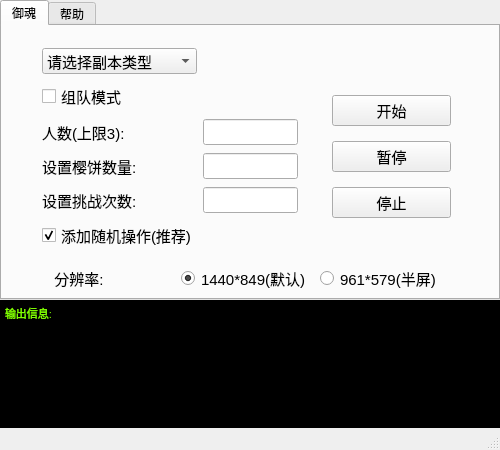
<?xml version="1.0" encoding="UTF-8"?>
<ui version="4.0">
 <class>MainWindow</class>
 <widget class="QMainWindow" name="MainWindow">
  <property name="geometry">
   <rect>
    <x>0</x>
    <y>0</y>
    <width>500</width>
    <height>450</height>
   </rect>
  </property>
  <property name="windowTitle">
   <string>MainWindow</string>
  </property>
  <widget class="QWidget" name="centralwidget">
   <widget class="QTabWidget" name="pages">
    <property name="geometry">
     <rect>
      <x>0</x>
      <y>0</y>
      <width>500</width>
      <height>300</height>
     </rect>
    </property>
    <property name="font">
     <font>
      <weight>50</weight>
      <bold>false</bold>
     </font>
    </property>
    <property name="styleSheet">
     <string notr="true"/>
    </property>
    <property name="currentIndex">
     <number>0</number>
    </property>
    <widget class="QWidget" name="equipment">
     <property name="font">
      <font>
       <pointsize>11</pointsize>
       <weight>50</weight>
       <bold>false</bold>
      </font>
     </property>
     <attribute name="title">
      <string>御魂</string>
     </attribute>
     <widget class="QWidget" name="gridLayoutWidget">
      <property name="geometry">
       <rect>
        <x>40</x>
        <y>20</y>
        <width>256</width>
        <height>211</height>
       </rect>
      </property>
      <layout class="QGridLayout" name="gridLayout">
       <item row="1" column="0">
        <widget class="QCheckBox" name="isTeamMode">
         <property name="text">
          <string>组队模式</string>
         </property>
        </widget>
       </item>
       <item row="0" column="0">
        <widget class="QComboBox" name="chooseFloor">
         <property name="currentText">
          <string>请选择副本类型</string>
         </property>
         <item>
          <property name="text">
           <string>请选择副本类型</string>
          </property>
         </item>
         <item>
          <property name="text">
           <string>1~10层</string>
          </property>
         </item>
         <item>
          <property name="text">
           <string>悲鸣</string>
          </property>
         </item>
         <item>
          <property name="text">
           <string>贪</string>
          </property>
         </item>
         <item>
          <property name="text">
           <string>嗔</string>
          </property>
         </item>
         <item>
          <property name="text">
           <string>痴</string>
          </property>
         </item>
         <item>
          <property name="text">
           <string>日轮之城 1层</string>
          </property>
         </item>
         <item>
          <property name="text">
           <string>日轮之城 2层</string>
          </property>
         </item>
         <item>
          <property name="text">
           <string>日轮之城 3层</string>
          </property>
         </item>
        </widget>
       </item>
       <item row="2" column="1">
        <widget class="QLineEdit" name="editPersonCount"/>
       </item>
       <item row="5" column="0">
        <widget class="QCheckBox" name="isAddOtherOperations">
         <property name="text">
          <string>添加随机操作(推荐)</string>
         </property>
         <property name="checked">
          <bool>true</bool>
         </property>
        </widget>
       </item>
       <item row="3" column="1">
        <widget class="QLineEdit" name="editPropCount"/>
       </item>
       <item row="3" column="0">
        <widget class="QLabel" name="label_propcount">
         <property name="text">
          <string>设置樱饼数量:</string>
         </property>
        </widget>
       </item>
       <item row="2" column="0">
        <widget class="QLabel" name="label_personcount">
         <property name="text">
          <string>人数(上限3):</string>
         </property>
        </widget>
       </item>
       <item row="4" column="0">
        <widget class="QLabel" name="label_challengetimes">
         <property name="text">
          <string>设置挑战次数:</string>
         </property>
        </widget>
       </item>
       <item row="4" column="1">
        <widget class="QLineEdit" name="editChallengetimes"/>
       </item>
      </layout>
     </widget>
     <widget class="QWidget" name="verticalLayoutWidget">
      <property name="geometry">
       <rect>
        <x>330</x>
        <y>60</y>
        <width>119</width>
        <height>144</height>
       </rect>
      </property>
      <layout class="QVBoxLayout" name="verticalLayout">
       <item>
        <widget class="QPushButton" name="button_start">
         <property name="text">
          <string>开始</string>
         </property>
        </widget>
       </item>
       <item>
        <widget class="QPushButton" name="button_pause">
         <property name="text">
          <string>暂停</string>
         </property>
        </widget>
       </item>
       <item>
        <widget class="QPushButton" name="button_stop">
         <property name="text">
          <string>停止</string>
         </property>
        </widget>
       </item>
      </layout>
     </widget>
     <widget class="QWidget" name="horizontalLayoutWidget">
      <property name="geometry">
       <rect>
        <x>40</x>
        <y>240</y>
        <width>411</width>
        <height>24</height>
       </rect>
      </property>
      <layout class="QHBoxLayout" name="horizontalLayout_2">
       <item>
        <widget class="QLabel" name="label">
         <property name="text">
          <string>   分辨率:</string>
         </property>
        </widget>
       </item>
       <item>
        <widget class="QRadioButton" name="resolution1">
         <property name="text">
          <string>1440*849(默认)</string>
         </property>
         <property name="checked">
          <bool>true</bool>
         </property>
        </widget>
       </item>
       <item>
        <widget class="QRadioButton" name="resolution2">
         <property name="text">
          <string>961*579(半屏)</string>
         </property>
        </widget>
       </item>
      </layout>
     </widget>
    </widget>
    <widget class="QWidget" name="help">
     <attribute name="title">
      <string>帮助</string>
     </attribute>
     <widget class="QTextBrowser" name="textBrowser">
      <property name="geometry">
       <rect>
        <x>0</x>
        <y>0</y>
        <width>500</width>
        <height>270</height>
       </rect>
      </property>
      <property name="html">
       <string>&lt;!DOCTYPE HTML PUBLIC &quot;-//W3C//DTD HTML 4.0//EN&quot; &quot;http://www.w3.org/TR/REC-html40/strict.dtd&quot;&gt;
&lt;html&gt;&lt;head&gt;&lt;meta name=&quot;qrichtext&quot; content=&quot;1&quot; /&gt;&lt;style type=&quot;text/css&quot;&gt;
p, li { white-space: pre-wrap; }
&lt;/style&gt;&lt;/head&gt;&lt;body style=&quot; font-family:'SimSun'; font-size:9pt; font-weight:400; font-style:normal;&quot;&gt;
&lt;p style=&quot; margin-top:0px; margin-bottom:0px; margin-left:0px; margin-right:0px; -qt-block-indent:0; text-indent:0px;&quot;&gt;&lt;span style=&quot; font-family:'Ubuntu'; font-size:11pt;&quot;&gt;1.使用本程序时，请将界面调至挑战页面(组队页面)。&lt;/span&gt;&lt;/p&gt;
&lt;p style=&quot; margin-top:0px; margin-bottom:0px; margin-left:0px; margin-right:0px; -qt-block-indent:0; text-indent:0px;&quot;&gt;&lt;span style=&quot; font-family:'Ubuntu'; font-size:11pt;&quot;&gt;2.本程序不提供准备战斗功能，使用时请确保锁定阵容。&lt;/span&gt;&lt;/p&gt;
&lt;p style=&quot; margin-top:0px; margin-bottom:0px; margin-left:0px; margin-right:0px; -qt-block-indent:0; text-indent:0px;&quot;&gt;&lt;span style=&quot; font-family:'Ubuntu'; font-size:11pt;&quot;&gt;3.本程序运行过程中，阴阳师客户端会被锁定，期间无法拖动其他窗口。&lt;/span&gt;&lt;/p&gt;
&lt;p style=&quot; margin-top:0px; margin-bottom:0px; margin-left:0px; margin-right:0px; -qt-block-indent:0; text-indent:0px;&quot;&gt;&lt;span style=&quot; font-family:'Ubuntu'; font-size:11pt;&quot;&gt;4.使用本程序时，保持阴阳师客户端窗口距离屏幕边缘一定距离，否则程序报错(可使用qq或微信截图查看窗口是否在屏幕外)&lt;/span&gt;&lt;/p&gt;
&lt;p style=&quot; margin-top:0px; margin-bottom:0px; margin-left:0px; margin-right:0px; -qt-block-indent:0; text-indent:0px;&quot;&gt;&lt;span style=&quot; font-family:'Ubuntu'; font-size:11pt;&quot;&gt;5.按快捷键ctrl+Q可快速暂停本程序，以便操作其他窗口。&lt;/span&gt;&lt;/p&gt;&lt;/body&gt;&lt;/html&gt;</string>
      </property>
     </widget>
    </widget>
   </widget>
   <widget class="QTextBrowser" name="showInfoArea">
    <property name="geometry">
     <rect>
      <x>0</x>
      <y>300</y>
      <width>500</width>
      <height>130</height>
     </rect>
    </property>
    <property name="font">
     <font>
      <pointsize>11</pointsize>
     </font>
    </property>
    <property name="styleSheet">
     <string notr="true">background-color:black;color:rgb(127,255,0)</string>
    </property>
    <property name="html">
     <string>&lt;!DOCTYPE HTML PUBLIC &quot;-//W3C//DTD HTML 4.0//EN&quot; &quot;http://www.w3.org/TR/REC-html40/strict.dtd&quot;&gt;
&lt;html&gt;&lt;head&gt;&lt;meta name=&quot;qrichtext&quot; content=&quot;1&quot; /&gt;&lt;style type=&quot;text/css&quot;&gt;
p, li { white-space: pre-wrap; }
&lt;/style&gt;&lt;/head&gt;&lt;body style=&quot; font-family:'SimSun'; font-size:11pt; font-weight:400; font-style:normal;&quot;&gt;
&lt;p style=&quot; margin-top:0px; margin-bottom:0px; margin-left:0px; margin-right:0px; -qt-block-indent:0; text-indent:0px;&quot;&gt;&lt;span style=&quot; font-family:'Ubuntu'; font-size:8pt;&quot;&gt;输出信息:&lt;/span&gt;&lt;/p&gt;
&lt;p style=&quot;-qt-paragraph-type:empty; margin-top:0px; margin-bottom:0px; margin-left:0px; margin-right:0px; -qt-block-indent:0; text-indent:0px; font-family:'Ubuntu'; font-size:8pt;&quot;&gt;&lt;br /&gt;&lt;/p&gt;&lt;/body&gt;&lt;/html&gt;</string>
    </property>
   </widget>
   <zorder>showInfoArea</zorder>
   <zorder>pages</zorder>
  </widget>
  <widget class="QMenuBar" name="menubar">
   <property name="geometry">
    <rect>
     <x>0</x>
     <y>0</y>
     <width>500</width>
     <height>26</height>
    </rect>
   </property>
  </widget>
  <widget class="QStatusBar" name="statusbar"/>
 </widget>
 <resources/>
 <connections/>
</ui>
